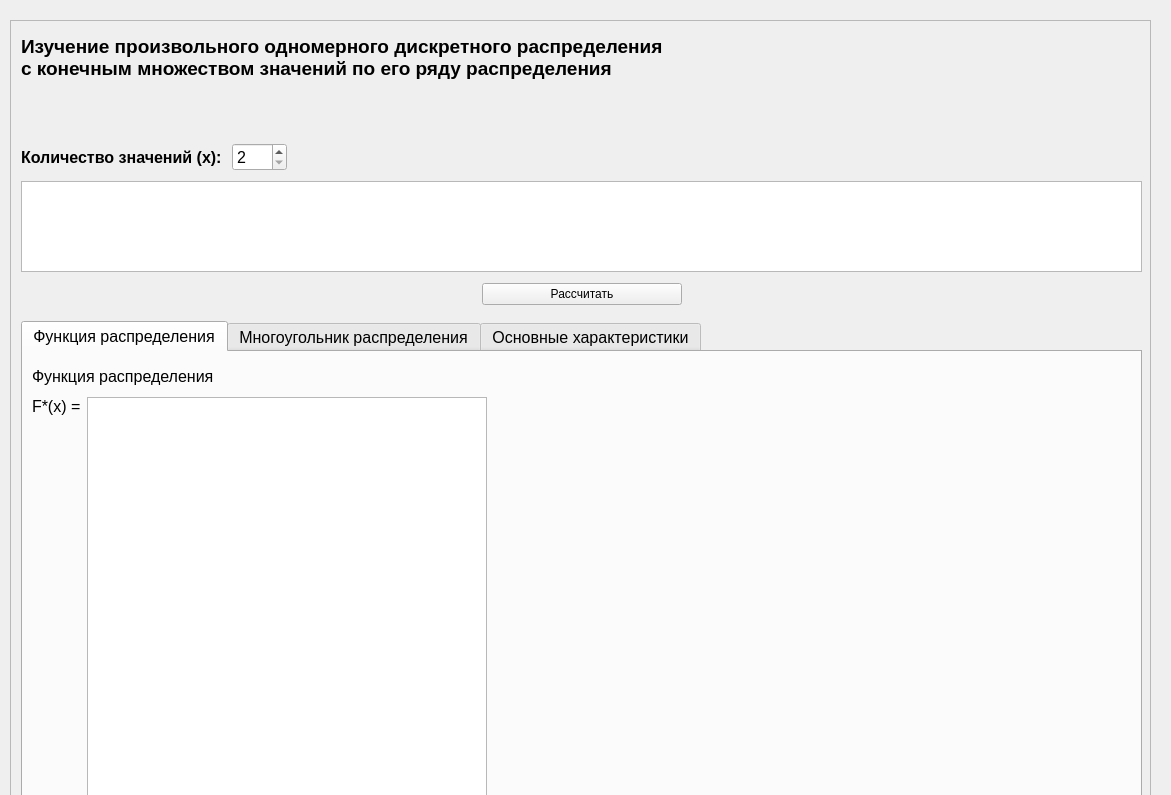
<?xml version="1.0" encoding="UTF-8"?>
<ui version="4.0">
 <class>Form</class>
 <widget class="QWidget" name="Form">
  <property name="geometry">
   <rect>
    <x>0</x>
    <y>0</y>
    <width>1171</width>
    <height>795</height>
   </rect>
  </property>
  <property name="windowTitle">
   <string>Form</string>
  </property>
  <widget class="QScrollArea" name="scrollArea">
   <property name="geometry">
    <rect>
     <x>10</x>
     <y>20</y>
     <width>1141</width>
     <height>811</height>
    </rect>
   </property>
   <property name="widgetResizable">
    <bool>true</bool>
   </property>
   <widget class="QWidget" name="scrollAreaWidgetContents">
    <property name="geometry">
     <rect>
      <x>0</x>
      <y>0</y>
      <width>1139</width>
      <height>809</height>
     </rect>
    </property>
    <widget class="QLabel" name="infoLabel">
     <property name="geometry">
      <rect>
       <x>10</x>
       <y>10</y>
       <width>957</width>
       <height>52</height>
      </rect>
     </property>
     <property name="font">
      <font>
       <pointsize>14</pointsize>
       <weight>75</weight>
       <bold>true</bold>
      </font>
     </property>
     <property name="text">
      <string>Изучение произвольного одномерного дискретного распределения 
с конечным множеством значений по его ряду распределения </string>
     </property>
     <property name="wordWrap">
      <bool>true</bool>
     </property>
    </widget>
    <widget class="QWidget" name="layoutWidget">
     <property name="geometry">
      <rect>
       <x>10</x>
       <y>120</y>
       <width>1121</width>
       <height>32</height>
      </rect>
     </property>
     <layout class="QHBoxLayout" name="horizontalLayout_62">
      <item>
       <widget class="QLabel" name="label_48">
        <property name="font">
         <font>
          <pointsize>12</pointsize>
          <weight>75</weight>
          <bold>true</bold>
         </font>
        </property>
        <property name="text">
         <string>Количество значений (x): </string>
        </property>
       </widget>
      </item>
      <item>
       <widget class="QSpinBox" name="xCount">
        <property name="enabled">
         <bool>true</bool>
        </property>
        <property name="sizePolicy">
         <sizepolicy hsizetype="Minimum" vsizetype="Fixed">
          <horstretch>0</horstretch>
          <verstretch>0</verstretch>
         </sizepolicy>
        </property>
        <property name="minimumSize">
         <size>
          <width>50</width>
          <height>0</height>
         </size>
        </property>
        <property name="font">
         <font>
          <pointsize>12</pointsize>
         </font>
        </property>
        <property name="minimum">
         <number>2</number>
        </property>
        <property name="maximum">
         <number>100</number>
        </property>
        <property name="value">
         <number>2</number>
        </property>
       </widget>
      </item>
      <item>
       <spacer name="horizontalSpacer_45">
        <property name="orientation">
         <enum>Qt::Horizontal</enum>
        </property>
        <property name="sizeType">
         <enum>QSizePolicy::Expanding</enum>
        </property>
        <property name="sizeHint" stdset="0">
         <size>
          <width>40</width>
          <height>20</height>
         </size>
        </property>
       </spacer>
      </item>
     </layout>
    </widget>
    <widget class="QTableWidget" name="table">
     <property name="enabled">
      <bool>true</bool>
     </property>
     <property name="geometry">
      <rect>
       <x>10</x>
       <y>160</y>
       <width>1121</width>
       <height>91</height>
      </rect>
     </property>
     <property name="sizePolicy">
      <sizepolicy hsizetype="Expanding" vsizetype="Maximum">
       <horstretch>0</horstretch>
       <verstretch>0</verstretch>
      </sizepolicy>
     </property>
     <property name="minimumSize">
      <size>
       <width>0</width>
       <height>0</height>
      </size>
     </property>
     <property name="font">
      <font>
       <pointsize>11</pointsize>
      </font>
     </property>
     <property name="verticalScrollBarPolicy">
      <enum>Qt::ScrollBarAlwaysOff</enum>
     </property>
     <property name="sizeAdjustPolicy">
      <enum>QAbstractScrollArea::AdjustToContents</enum>
     </property>
     <property name="editTriggers">
      <set>QAbstractItemView::NoEditTriggers</set>
     </property>
     <property name="textElideMode">
      <enum>Qt::ElideNone</enum>
     </property>
     <attribute name="horizontalHeaderVisible">
      <bool>false</bool>
     </attribute>
    </widget>
    <widget class="QWidget" name="layoutWidget_2">
     <property name="geometry">
      <rect>
       <x>10</x>
       <y>260</y>
       <width>1121</width>
       <height>27</height>
      </rect>
     </property>
     <layout class="QHBoxLayout" name="horizontalLayout_56">
      <item>
       <spacer name="horizontalSpacer_38">
        <property name="orientation">
         <enum>Qt::Horizontal</enum>
        </property>
        <property name="sizeHint" stdset="0">
         <size>
          <width>40</width>
          <height>20</height>
         </size>
        </property>
       </spacer>
      </item>
      <item>
       <widget class="QPushButton" name="calculateButton">
        <property name="enabled">
         <bool>true</bool>
        </property>
        <property name="minimumSize">
         <size>
          <width>200</width>
          <height>0</height>
         </size>
        </property>
        <property name="text">
         <string>Рассчитать</string>
        </property>
       </widget>
      </item>
      <item>
       <spacer name="horizontalSpacer_39">
        <property name="orientation">
         <enum>Qt::Horizontal</enum>
        </property>
        <property name="sizeHint" stdset="0">
         <size>
          <width>40</width>
          <height>20</height>
         </size>
        </property>
       </spacer>
      </item>
     </layout>
    </widget>
    <widget class="QTabWidget" name="continuous_tabs">
     <property name="geometry">
      <rect>
       <x>10</x>
       <y>300</y>
       <width>1121</width>
       <height>501</height>
      </rect>
     </property>
     <property name="font">
      <font>
       <pointsize>12</pointsize>
      </font>
     </property>
     <property name="tabPosition">
      <enum>QTabWidget::North</enum>
     </property>
     <property name="tabShape">
      <enum>QTabWidget::Rounded</enum>
     </property>
     <property name="currentIndex">
      <number>0</number>
     </property>
     <property name="elideMode">
      <enum>Qt::ElideNone</enum>
     </property>
     <property name="usesScrollButtons">
      <bool>true</bool>
     </property>
     <property name="documentMode">
      <bool>false</bool>
     </property>
     <property name="tabsClosable">
      <bool>false</bool>
     </property>
     <property name="movable">
      <bool>false</bool>
     </property>
     <property name="tabBarAutoHide">
      <bool>false</bool>
     </property>
     <widget class="QWidget" name="continuous_function">
      <attribute name="title">
       <string>Функция распределения</string>
      </attribute>
      <layout class="QHBoxLayout" name="horizontalLayout_7">
       <item>
        <layout class="QVBoxLayout" name="verticalLayout_84">
         <item>
          <widget class="QLabel" name="label_37">
           <property name="minimumSize">
            <size>
             <width>0</width>
             <height>30</height>
            </size>
           </property>
           <property name="maximumSize">
            <size>
             <width>16777215</width>
             <height>40</height>
            </size>
           </property>
           <property name="text">
            <string>Функция распределения</string>
           </property>
          </widget>
         </item>
         <item>
          <layout class="QHBoxLayout" name="horizontalLayout_46">
           <item>
            <widget class="QLabel" name="functionLabel">
             <property name="sizePolicy">
              <sizepolicy hsizetype="Preferred" vsizetype="Preferred">
               <horstretch>0</horstretch>
               <verstretch>0</verstretch>
              </sizepolicy>
             </property>
             <property name="text">
              <string>F*(x) =</string>
             </property>
             <property name="alignment">
              <set>Qt::AlignLeading|Qt::AlignLeft|Qt::AlignTop</set>
             </property>
            </widget>
           </item>
           <item>
            <widget class="QPlainTextEdit" name="functionText">
             <property name="sizePolicy">
              <sizepolicy hsizetype="Preferred" vsizetype="Expanding">
               <horstretch>0</horstretch>
               <verstretch>0</verstretch>
              </sizepolicy>
             </property>
             <property name="minimumSize">
              <size>
               <width>400</width>
               <height>0</height>
              </size>
             </property>
             <property name="readOnly">
              <bool>true</bool>
             </property>
             <property name="plainText">
              <string/>
             </property>
            </widget>
           </item>
           <item>
            <widget class="QWidget" name="discrete_function_plot" native="true">
             <property name="sizePolicy">
              <sizepolicy hsizetype="Expanding" vsizetype="Preferred">
               <horstretch>0</horstretch>
               <verstretch>0</verstretch>
              </sizepolicy>
             </property>
            </widget>
           </item>
          </layout>
         </item>
        </layout>
       </item>
      </layout>
     </widget>
     <widget class="QWidget" name="distribution_polygon">
      <attribute name="title">
       <string>Многоугольник распределения</string>
      </attribute>
     </widget>
     <widget class="QWidget" name="continuous_parameters">
      <attribute name="title">
       <string>Основные характеристики</string>
      </attribute>
      <layout class="QHBoxLayout" name="horizontalLayout_48">
       <item>
        <layout class="QVBoxLayout" name="verticalLayout_71">
         <property name="sizeConstraint">
          <enum>QLayout::SetFixedSize</enum>
         </property>
         <item>
          <layout class="QHBoxLayout" name="horizontalLayout_49">
           <property name="spacing">
            <number>2</number>
           </property>
           <item>
            <layout class="QHBoxLayout" name="horizontalLayout_8">
             <item>
              <widget class="QLabel" name="expected_value_pic">
               <property name="minimumSize">
                <size>
                 <width>200</width>
                 <height>0</height>
                </size>
               </property>
               <property name="maximumSize">
                <size>
                 <width>200</width>
                 <height>16777215</height>
                </size>
               </property>
               <property name="sizeIncrement">
                <size>
                 <width>200</width>
                 <height>0</height>
                </size>
               </property>
               <property name="text">
                <string/>
               </property>
              </widget>
             </item>
             <item>
              <widget class="QLabel" name="label_12">
               <property name="minimumSize">
                <size>
                 <width>20</width>
                 <height>0</height>
                </size>
               </property>
               <property name="text">
                <string/>
               </property>
              </widget>
             </item>
            </layout>
           </item>
           <item>
            <widget class="QLabel" name="label_18">
             <property name="font">
              <font>
               <pointsize>18</pointsize>
              </font>
             </property>
             <property name="text">
              <string>M(X)</string>
             </property>
            </widget>
           </item>
           <item>
            <widget class="QLabel" name="label_20">
             <property name="font">
              <font>
               <pointsize>18</pointsize>
              </font>
             </property>
             <property name="text">
              <string>=</string>
             </property>
            </widget>
           </item>
           <item>
            <widget class="QLabel" name="m_label">
             <property name="font">
              <font>
               <pointsize>18</pointsize>
              </font>
             </property>
             <property name="text">
              <string/>
             </property>
            </widget>
           </item>
           <item>
            <spacer name="horizontalSpacer_32">
             <property name="orientation">
              <enum>Qt::Horizontal</enum>
             </property>
             <property name="sizeHint" stdset="0">
              <size>
               <width>40</width>
               <height>20</height>
              </size>
             </property>
            </spacer>
           </item>
          </layout>
         </item>
         <item>
          <layout class="QHBoxLayout" name="horizontalLayout_50">
           <property name="spacing">
            <number>2</number>
           </property>
           <item>
            <layout class="QHBoxLayout" name="horizontalLayout_9">
             <item>
              <widget class="QLabel" name="dispersion_pic">
               <property name="minimumSize">
                <size>
                 <width>200</width>
                 <height>0</height>
                </size>
               </property>
               <property name="maximumSize">
                <size>
                 <width>200</width>
                 <height>16777215</height>
                </size>
               </property>
               <property name="sizeIncrement">
                <size>
                 <width>200</width>
                 <height>0</height>
                </size>
               </property>
               <property name="text">
                <string/>
               </property>
              </widget>
             </item>
             <item>
              <widget class="QLabel" name="label_14">
               <property name="minimumSize">
                <size>
                 <width>20</width>
                 <height>0</height>
                </size>
               </property>
               <property name="text">
                <string/>
               </property>
              </widget>
             </item>
            </layout>
           </item>
           <item>
            <widget class="QLabel" name="label_21">
             <property name="font">
              <font>
               <pointsize>18</pointsize>
              </font>
             </property>
             <property name="text">
              <string>D(X)</string>
             </property>
            </widget>
           </item>
           <item>
            <widget class="QLabel" name="label_23">
             <property name="font">
              <font>
               <pointsize>18</pointsize>
              </font>
             </property>
             <property name="text">
              <string>=</string>
             </property>
            </widget>
           </item>
           <item>
            <widget class="QLabel" name="d_label">
             <property name="font">
              <font>
               <pointsize>18</pointsize>
              </font>
             </property>
             <property name="text">
              <string/>
             </property>
            </widget>
           </item>
           <item>
            <spacer name="horizontalSpacer_33">
             <property name="orientation">
              <enum>Qt::Horizontal</enum>
             </property>
             <property name="sizeHint" stdset="0">
              <size>
               <width>40</width>
               <height>20</height>
              </size>
             </property>
            </spacer>
           </item>
          </layout>
         </item>
         <item>
          <layout class="QHBoxLayout" name="horizontalLayout_51">
           <property name="spacing">
            <number>2</number>
           </property>
           <item>
            <layout class="QHBoxLayout" name="horizontalLayout_10">
             <item>
              <widget class="QLabel" name="sigma_pic">
               <property name="minimumSize">
                <size>
                 <width>200</width>
                 <height>0</height>
                </size>
               </property>
               <property name="maximumSize">
                <size>
                 <width>200</width>
                 <height>16777215</height>
                </size>
               </property>
               <property name="sizeIncrement">
                <size>
                 <width>200</width>
                 <height>0</height>
                </size>
               </property>
               <property name="text">
                <string/>
               </property>
              </widget>
             </item>
             <item>
              <widget class="QLabel" name="label_16">
               <property name="minimumSize">
                <size>
                 <width>20</width>
                 <height>0</height>
                </size>
               </property>
               <property name="text">
                <string/>
               </property>
              </widget>
             </item>
            </layout>
           </item>
           <item>
            <widget class="QLabel" name="label_24">
             <property name="font">
              <font>
               <pointsize>18</pointsize>
              </font>
             </property>
             <property name="text">
              <string>σ</string>
             </property>
            </widget>
           </item>
           <item>
            <widget class="QLabel" name="label_26">
             <property name="font">
              <font>
               <pointsize>18</pointsize>
              </font>
             </property>
             <property name="text">
              <string>=</string>
             </property>
            </widget>
           </item>
           <item>
            <widget class="QLabel" name="sigma_label">
             <property name="font">
              <font>
               <pointsize>18</pointsize>
              </font>
             </property>
             <property name="text">
              <string/>
             </property>
            </widget>
           </item>
           <item>
            <spacer name="horizontalSpacer_34">
             <property name="orientation">
              <enum>Qt::Horizontal</enum>
             </property>
             <property name="sizeHint" stdset="0">
              <size>
               <width>40</width>
               <height>20</height>
              </size>
             </property>
            </spacer>
           </item>
          </layout>
         </item>
         <item>
          <layout class="QHBoxLayout" name="horizontalLayout_52">
           <property name="spacing">
            <number>2</number>
           </property>
           <item>
            <layout class="QHBoxLayout" name="horizontalLayout_11">
             <item>
              <widget class="QLabel" name="moda_pic">
               <property name="minimumSize">
                <size>
                 <width>200</width>
                 <height>0</height>
                </size>
               </property>
               <property name="maximumSize">
                <size>
                 <width>200</width>
                 <height>16777215</height>
                </size>
               </property>
               <property name="sizeIncrement">
                <size>
                 <width>200</width>
                 <height>0</height>
                </size>
               </property>
               <property name="text">
                <string/>
               </property>
              </widget>
             </item>
             <item>
              <widget class="QLabel" name="label_33">
               <property name="minimumSize">
                <size>
                 <width>20</width>
                 <height>0</height>
                </size>
               </property>
               <property name="text">
                <string/>
               </property>
              </widget>
             </item>
            </layout>
           </item>
           <item>
            <widget class="QLabel" name="label_27">
             <property name="font">
              <font>
               <pointsize>18</pointsize>
              </font>
             </property>
             <property name="text">
              <string>M</string>
             </property>
            </widget>
           </item>
           <item>
            <layout class="QVBoxLayout" name="verticalLayout_80">
             <item>
              <spacer name="verticalSpacer_43">
               <property name="orientation">
                <enum>Qt::Vertical</enum>
               </property>
               <property name="sizeType">
                <enum>QSizePolicy::Minimum</enum>
               </property>
               <property name="sizeHint" stdset="0">
                <size>
                 <width>10</width>
                 <height>40</height>
                </size>
               </property>
              </spacer>
             </item>
             <item>
              <widget class="QLabel" name="label_25">
               <property name="font">
                <font>
                 <pointsize>10</pointsize>
                </font>
               </property>
               <property name="text">
                <string>0</string>
               </property>
              </widget>
             </item>
            </layout>
           </item>
           <item>
            <widget class="QLabel" name="label_28">
             <property name="font">
              <font>
               <pointsize>18</pointsize>
              </font>
             </property>
             <property name="text">
              <string>=</string>
             </property>
            </widget>
           </item>
           <item>
            <widget class="QLabel" name="m0_label">
             <property name="font">
              <font>
               <pointsize>18</pointsize>
              </font>
             </property>
             <property name="text">
              <string/>
             </property>
            </widget>
           </item>
           <item>
            <spacer name="horizontalSpacer_35">
             <property name="orientation">
              <enum>Qt::Horizontal</enum>
             </property>
             <property name="sizeHint" stdset="0">
              <size>
               <width>40</width>
               <height>20</height>
              </size>
             </property>
            </spacer>
           </item>
          </layout>
         </item>
        </layout>
       </item>
      </layout>
     </widget>
    </widget>
    <widget class="QLabel" name="helpText">
     <property name="geometry">
      <rect>
       <x>10</x>
       <y>70</y>
       <width>1111</width>
       <height>31</height>
      </rect>
     </property>
     <property name="text">
      <string/>
     </property>
    </widget>
   </widget>
  </widget>
 </widget>
 <resources/>
 <connections/>
</ui>
